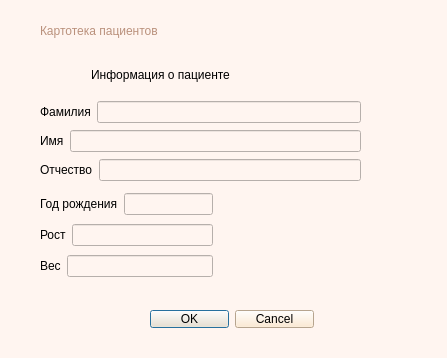
<?xml version="1.0" encoding="UTF-8"?>
<ui version="4.0">
 <class>Dialog</class>
 <widget class="QDialog" name="Dialog">
  <property name="geometry">
   <rect>
    <x>0</x>
    <y>0</y>
    <width>447</width>
    <height>358</height>
   </rect>
  </property>
  <property name="windowTitle">
   <string>Dialog</string>
  </property>
  <property name="styleSheet">
   <string notr="true">background-color: rgb(255, 245, 240)</string>
  </property>
  <widget class="QLabel" name="label">
   <property name="geometry">
    <rect>
     <x>40</x>
     <y>10</y>
     <width>401</width>
     <height>41</height>
    </rect>
   </property>
   <property name="styleSheet">
    <string notr="true">font: 30pt &quot;Candara Light&quot;;
color: rgb(186, 145, 124);</string>
   </property>
   <property name="text">
    <string>Картотека пациентов</string>
   </property>
  </widget>
  <widget class="QLabel" name="label_2">
   <property name="geometry">
    <rect>
     <x>50</x>
     <y>60</y>
     <width>221</width>
     <height>31</height>
    </rect>
   </property>
   <property name="styleSheet">
    <string notr="true">font: 16pt &quot;Segoe UI&quot;;</string>
   </property>
   <property name="text">
    <string>&lt;html&gt;&lt;head/&gt;&lt;body&gt;&lt;p align=&quot;center&quot;&gt;Информация о пациенте&lt;/p&gt;&lt;/body&gt;&lt;/html&gt;</string>
   </property>
  </widget>
  <widget class="QDialogButtonBox" name="buttonBox">
   <property name="geometry">
    <rect>
     <x>150</x>
     <y>310</y>
     <width>164</width>
     <height>18</height>
    </rect>
   </property>
   <property name="styleSheet">
    <string notr="true">background-color: rgb(255, 230, 199);</string>
   </property>
   <property name="standardButtons">
    <set>QDialogButtonBox::Cancel|QDialogButtonBox::Ok</set>
   </property>
  </widget>
  <widget class="QWidget" name="layoutWidget">
   <property name="geometry">
    <rect>
     <x>40</x>
     <y>100</y>
     <width>321</width>
     <height>82</height>
    </rect>
   </property>
   <layout class="QVBoxLayout" name="verticalLayout">
    <item>
     <layout class="QHBoxLayout" name="horizontalLayout_2">
      <item>
       <widget class="QLabel" name="label_3">
        <property name="text">
         <string>Фамилия</string>
        </property>
       </widget>
      </item>
      <item>
       <widget class="QLineEdit" name="Familia"/>
      </item>
     </layout>
    </item>
    <item>
     <layout class="QHBoxLayout" name="horizontalLayout">
      <item>
       <widget class="QLabel" name="label_4">
        <property name="text">
         <string>Имя</string>
        </property>
       </widget>
      </item>
      <item>
       <widget class="QLineEdit" name="Name"/>
      </item>
     </layout>
    </item>
    <item>
     <layout class="QHBoxLayout" name="horizontalLayout_3">
      <item>
       <widget class="QLabel" name="label_5">
        <property name="text">
         <string>Отчество</string>
        </property>
       </widget>
      </item>
      <item>
       <widget class="QLineEdit" name="LName"/>
      </item>
     </layout>
    </item>
   </layout>
  </widget>
  <widget class="QWidget" name="layoutWidget">
   <property name="geometry">
    <rect>
     <x>40</x>
     <y>190</y>
     <width>173</width>
     <height>90</height>
    </rect>
   </property>
   <layout class="QVBoxLayout" name="verticalLayout_2">
    <item>
     <layout class="QHBoxLayout" name="horizontalLayout_4">
      <item>
       <layout class="QHBoxLayout" name="horizontalLayout_9">
        <item>
         <widget class="QLabel" name="label_6">
          <property name="text">
           <string>Год рождения</string>
          </property>
         </widget>
        </item>
        <item>
         <widget class="QLineEdit" name="Year"/>
        </item>
       </layout>
      </item>
     </layout>
    </item>
    <item>
     <layout class="QHBoxLayout" name="horizontalLayout_5">
      <item>
       <layout class="QHBoxLayout" name="horizontalLayout_7">
        <item>
         <widget class="QLabel" name="label_7">
          <property name="text">
           <string>Рост</string>
          </property>
         </widget>
        </item>
        <item>
         <widget class="QLineEdit" name="Height"/>
        </item>
       </layout>
      </item>
     </layout>
    </item>
    <item>
     <layout class="QHBoxLayout" name="horizontalLayout_6">
      <item>
       <layout class="QHBoxLayout" name="horizontalLayout_8">
        <item>
         <layout class="QHBoxLayout" name="horizontalLayout_10">
          <item>
           <widget class="QLabel" name="label_8">
            <property name="text">
             <string>Вес</string>
            </property>
           </widget>
          </item>
          <item>
           <widget class="QLineEdit" name="Weight"/>
          </item>
         </layout>
        </item>
       </layout>
      </item>
     </layout>
    </item>
   </layout>
  </widget>
  <zorder>label_2</zorder>
  <zorder>layoutWidget</zorder>
  <zorder>layoutWidget</zorder>
  <zorder>label</zorder>
  <zorder>buttonBox</zorder>
 </widget>
 <resources/>
 <connections/>
</ui>
